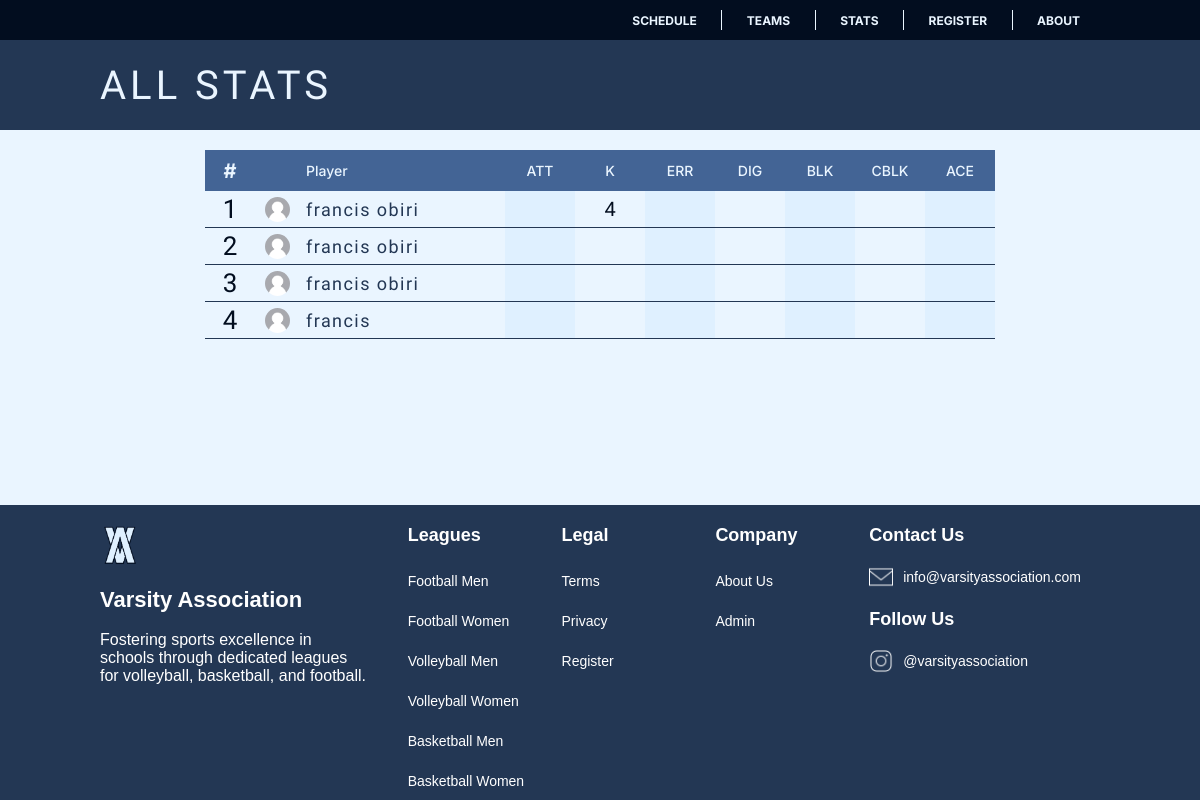
Page /volleyball/stats/allstats on the committed database.
### volleyball/models.py (models this page shows, shortened)
class Player(models.Model):
    player_id = models.AutoField(primary_key=True)
    player_first_name = models.CharField(max_length=25)
    player_last_name = models.CharField(max_length=25, blank=True, default='')
    player_date_of_birth = models.DateField(null=True, blank=True)
    player_phone_number = models.IntegerField(null=True, blank=True)
    player_email = models.EmailField(max_length=25,null=True, blank=True)
    player_image = models.ImageField(upload_to='player_images/',null=True, blank=True,default='images/person-placeholder.png')
    player_shirt_number = models.IntegerField()
    team = models.ForeignKey(Team, on_delete=models.CASCADE,related_name="volleyball_player_team")
    attack_attempts= models.IntegerField(null=True, blank=True)
    kills = models.IntegerField(null=True, blank=True)
    errors= models.IntegerField(null=True, blank=True)
    digs= models.IntegerField(null=True, blank=True)
    blocks= models.IntegerField(null=True, blank=True)
    solo_blocks_and_assisted_blocks= models.IntegerField(null=True, blank=True)
    service_aces= models.IntegerField(null=True, blank=True)
    class Meta:
        verbose_name = "Volleyball Player"

### volleyball/views.py (the view)
# urls.py: path("stats/allstats", views.allStats, name="allstats"),
def allStats(request):
    team_gender=request.session.get('team_gender')
    players = Player.objects.filter(team__team_gender=team_gender).order_by('-service_aces','-kills')
    return render(request, "volleyball/AllStats.html", {'players': players, 'title': 'All Stats'})

### volleyball/templates/volleyball/AllStats.html (shortened to what this page needs)
{% extends 'volleyball/base.html'%}
{% load static %}
{% block style %}
<link rel="stylesheet" href="{% static 'CSS/Stats2.css' %}">
{% endblock%}
{% block content %}
<div class="table-container">
   <table>
      <tr class="top">
         <th class="tag">#</th>
         <th></th>
         <th class="name">Player</th>
         <th class="stat">ATT</th>
         <th class="stat">K</th>
         <th class="stat">ERR</th>
         <th class="stat">DIG</th>
         <th class="stat">BLK</th>
         <th class="stat">CBLK</th>
         <th class="stat">ACE</th>
      </tr>
      {% for player in players %}
      <tr>
         <td class="rank">{{ forloop.counter }}</td>
         <td class="mw"><img class="mascot" src="{{ player.player_image.url }}" alt=""></td>
         <td class="playername">{{ player.player_first_name }} {{ player.player_last_name }}</td>
         <td class="games winbg  ">{{player.attack_attempts | default_if_none:'' }}
         </td>
         <td class="games"> {{player.kills | default_if_none:'' }}
         </td>
         <td class="games winbg">{{ player.errors| default_if_none:''   }}
         </td>
         <td class="games">{{ player.digs | default_if_none:''  }}
         </td>
         <td class="games winbg">{{ player.blocks | default_if_none:''  }}
         </td>
         <td class="games">{{ player.solo_blocks_and_assisted_blocks | default_if_none:''  }}</td>
         <td class="games winbg">{{ player.service_aces | default_if_none:''  }}</td>
      </tr>
      {% endfor %}
   </table>
</div>
{%endblock%}

### static/CSS/Common.css (style rules this page uses)
body, html { background: #EAF5FF; padding: 0; margin: 0; width: 100%; height: 100%; font-family: 'Inter'; }
body { display: flex; flex-direction: column; min-height: 100%; }
::placeholder { text-transform: capitalize; }
.table-container { overflow-x: auto; }

### static/CSS/Stats2.css (style rules this page uses)
table { margin: 50px; margin-left: auto; margin-right: auto; text-align: left; border-spacing: 0px; }
td { border-bottom: 1pt solid #233754; }
.mascot { height: 25px; width: 25px; border-radius: 100px; margin: 5px 5px 0px 0px; }
.winbg { background-color: #DFF0FF; }
.stat { height: 41px; width: 61px; flex-direction: column; justify-content: center; flex-shrink: 0; color: #EAF5FF; text-align: center; font-size: 14px; font-family: 'Inter'; font-style: normal; font-weight: 500; line-height: normal; }
.name { height: 41px; width: 200px; flex-direction: column; justify-content: left; flex-shrink: 0; color: #EAF5FF; text-align: left; font-size: 14px; font-family: 'Inter'; font-style: normal; font-weight: 500; line-height: normal; }
.playername { width: 185px; color: #233754; font-size: 18px; font-family: 'Bahianita'; font-style: normal; font-weight: 400; line-height: normal; letter-spacing: 1.44px; }
.rank { color: #020D1F; text-align: center; font-size: 26px; font-family: "Bahianita", sans-serif; font-style: normal; font-weight: 400; line-height: normal; width: 50px; }
.tag { height: 41px; width: 50px; flex-direction: column; justify-content: center; flex-shrink: 0; color: #EAF5FF; text-align: center; font-size: 20px; font-family: "Inter", sans-serif; font-style: normal; font-weight: 700; line-height: normal; }
.top { text-align: center; background-color: #436495; column-gap: 0px; }
table { margin: 20px 0; margin-left: auto; margin-right: auto; text-align: left; border-spacing: 0px; }
.mw { width: 50px; text-align: center; }
.games { color: #020D1F; text-align: center; font-size: 20px; font-family: "Bahianita", sans-serif; font-style: normal; font-weight: 400; line-height: normal; width: 70px; margin: 0 5px; }

### rows in the picture
Player: player_image (placeholder picture), player_first_name "francis", player_last_name "obiri", kills "4"
Player: player_image (placeholder picture), player_first_name "francis", player_last_name "obiri"
Player: player_image (placeholder picture), player_first_name "francis", player_last_name "obiri"
Player: player_image (placeholder picture), player_first_name "francis"

### other values in the picture
{{ title }} "ALL STATS"
